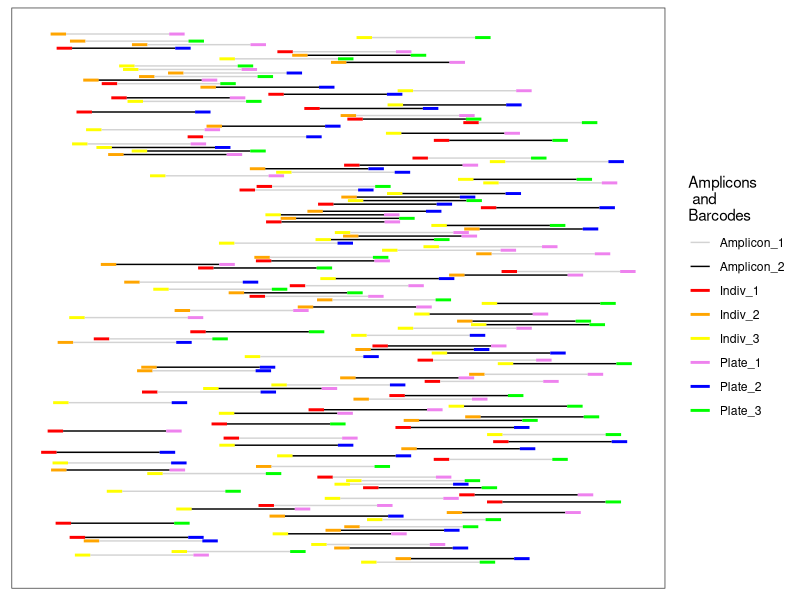
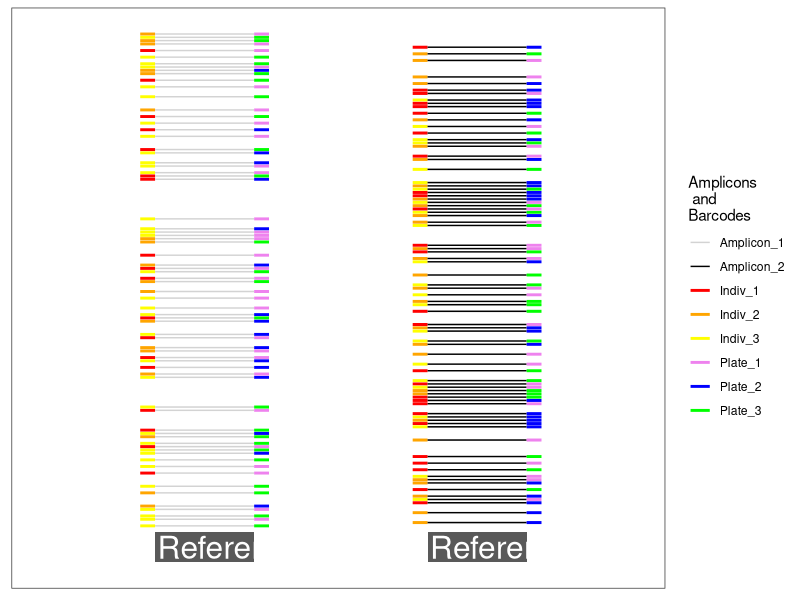
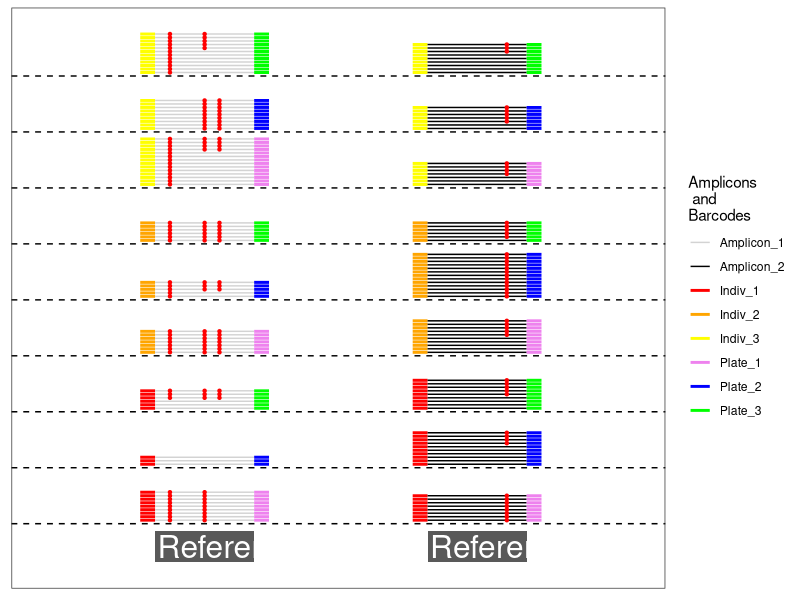
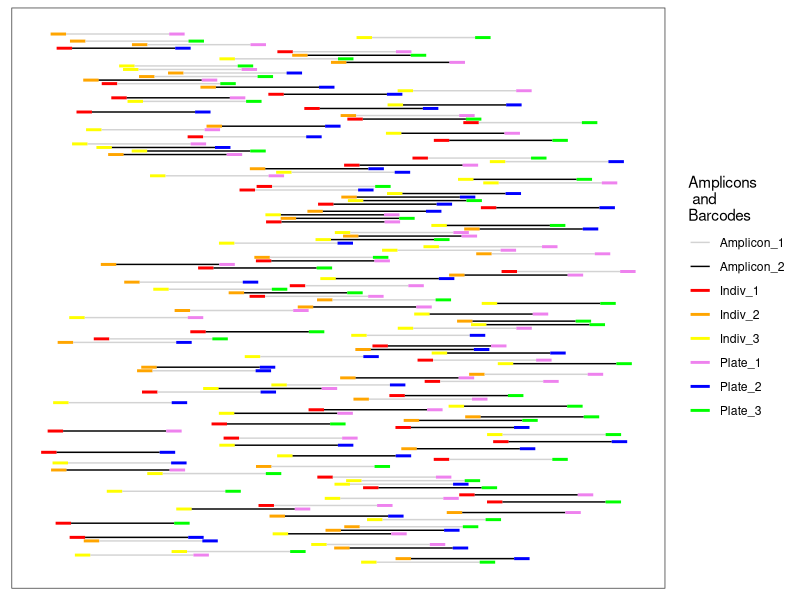
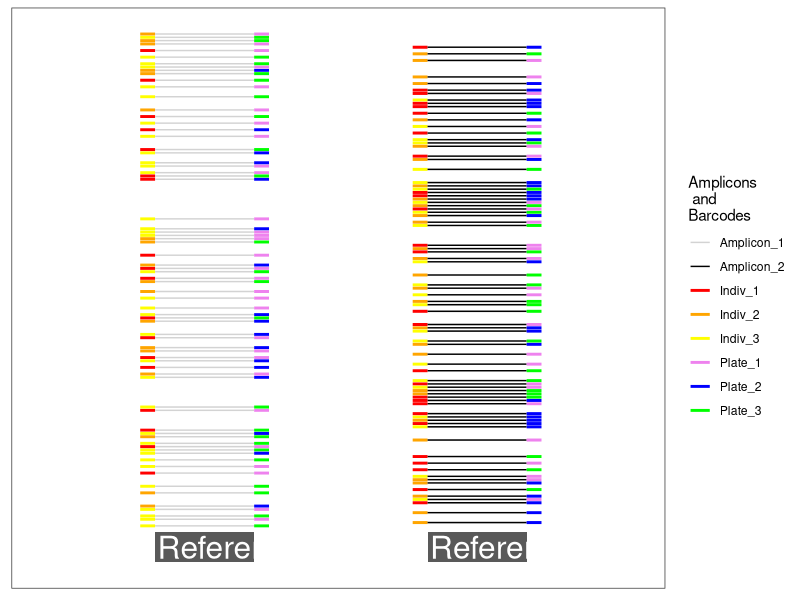
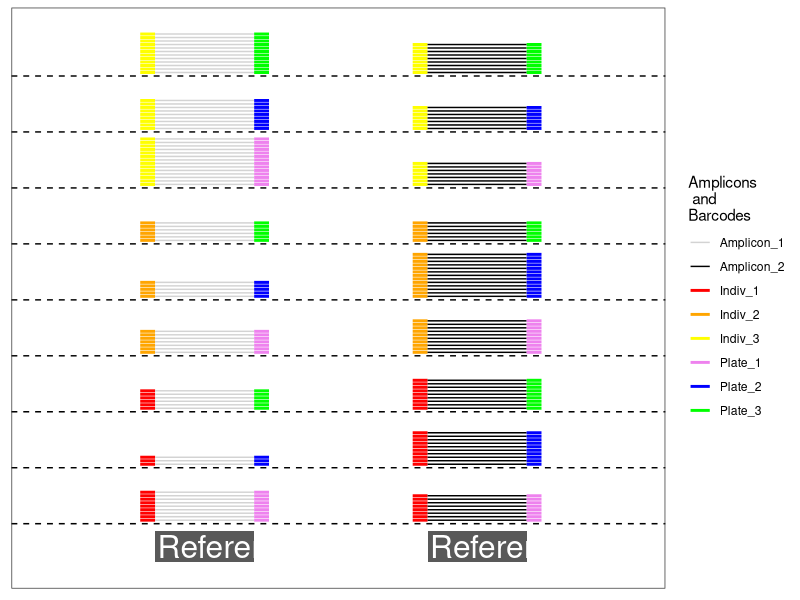
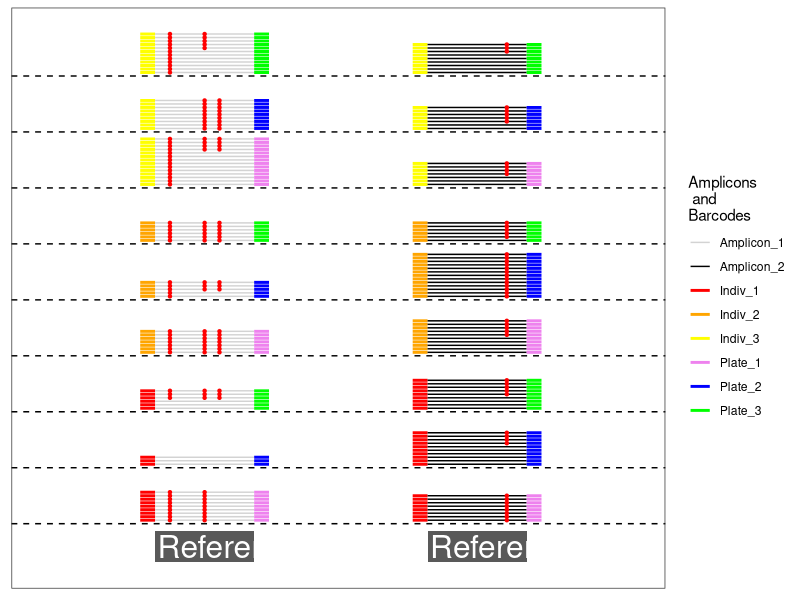

Reproduce these figures in R, in order.

library(ggplot2)
library(dplyr)



n <- 150  # number of sequences to do
sl <- 20  # sequence length
bcl <- 3 # bar code length



set.seed(5)


inds <- sample(x = c("Indiv_1", "Indiv_2", "Indiv_3"), size = n, replace = TRUE)
plates <- sample(x = c("Plate_1", "Plate_2", "Plate_3"), size = n, replace = TRUE)
amplicons <- sample(c("Amplicon_1", "Amplicon_2"), size = n, replace = TRUE)


# make a data frame of sequences
df <- data_frame(ID = 1:n) %>%
  mutate(y = sample(ID) * 2,
         xstart = runif(n(), min = 2, max = 120 - sl - 2 * bcl - 2)) %>%
  mutate(bc1end = xstart + bcl,
         bc2start = bc1end + sl,
         bc2end = bc2start + bcl) %>%
  mutate(ind = inds,
         plate = plates,
         amplicon = amplicons)


ggplot(df) +
  geom_segment(mapping = aes(x = xstart, xend = bc1end, y = y, yend = y, colour = ind), size = 1.0) +
  geom_segment(mapping = aes(x = bc1end, xend = bc2start, y = y, yend = y, colour = amplicon)) +
  geom_segment(mapping = aes(x = bc2start, xend = bc2end, y = y, yend = y, colour = plate), size = 1.0) +
  theme_bw() +
  theme(axis.title = element_blank(),
        axis.ticks = element_blank(),
        axis.text = element_blank(),
        panel.grid = element_blank()) + 
  scale_colour_manual(name = "Amplicons\n and\nBarcodes",
                      values = c("lightgray", "black", "red", "orange", "yellow", "violet", "blue", "green"))




ggsave(filename = "figure-creation/output/gtseq-soup.pdf", width = 7, height = 4)



# then pull them all together into two different amplicons  
ampdb <- data_frame(
  label = c("Reference 1", "Reference 2"),
  y = 0,
  rectxstart = c(20 + bcl, 75 + bcl)
) %>%
  mutate(rectxend = rectxstart + sl,
         textx = rectxstart + 0.5,
         recty = -2)

df2 <- df %>%
  mutate(xstart = ifelse(amplicon == "Amplicon_1", 20, 75)) %>%
  mutate(bc1end = xstart + bcl,
         bc2start = bc1end + sl,
         bc2end = bc2start + bcl)


ggplot(df2) +
  geom_segment(mapping = aes(x = xstart, xend = bc1end, y = y, yend = y, colour = ind), size = 1.0) +
  geom_segment(mapping = aes(x = bc1end, xend = bc2start, y = y, yend = y, colour = amplicon)) +
  geom_segment(mapping = aes(x = bc2start, xend = bc2end, y = y, yend = y, colour = plate), size = 1.0) +
  theme_bw() +
  theme(axis.title = element_blank(),
        axis.ticks = element_blank(),
        axis.text = element_blank(),
        panel.grid = element_blank()) + 
  scale_colour_manual(name = "Amplicons\n and\nBarcodes",
                      values = c("lightgray", "black", "red", "orange", "yellow", "violet", "blue", "green")) +
  xlim(0,120) +
  geom_rect(data = ampdb, mapping = aes(xmin = rectxstart, xmax = rectxend, ymax = recty, ymin = recty - 18)) +
  geom_text(data = ampdb, mapping = aes(x = textx, y = recty - 9, label = label), colour = "white", hjust = 0, size = 8)
  



ggsave(filename = "figure-creation/output/gtseq-amps.pdf", width = 14, height = 8)



# then sort them by barcode and plot them together. This is sort of klugie, but I basically want each 
# individual to take up a height of 16.  
indht <- 16
ygroups <- df2 %>%
  group_by(ind, plate) %>%
  tally() %>%
  ungroup() %>%
  mutate(group_y = indht * 0:(n() - 1)) %>%
  select(-n)

df3 <- df2 %>%
  left_join(., ygroups) %>%
  arrange(amplicon, ind, plate) %>%
  group_by(amplicon, ind, plate) %>%
  mutate(y = group_y + 1:n())



g <- ggplot(df3) +
  geom_segment(mapping = aes(x = xstart, xend = bc1end, y = y, yend = y, colour = ind), size = 1.0) +
  geom_segment(mapping = aes(x = bc1end, xend = bc2start, y = y, yend = y, colour = amplicon)) +
  geom_segment(mapping = aes(x = bc2start, xend = bc2end, y = y, yend = y, colour = plate), size = 1.0) +
  theme_bw() +
  theme(axis.title = element_blank(),
        axis.ticks = element_blank(),
        axis.text = element_blank(),
        panel.grid = element_blank()) + 
  scale_colour_manual(name = "Amplicons\n and\nBarcodes",
                      values = c("lightgray", "black", "red", "orange", "yellow", "violet", "blue", "green")) +
  xlim(0,120) +
  geom_hline(yintercept = 0:8 * indht, linetype = "dashed")  +
  geom_rect(data = ampdb, mapping = aes(xmin = rectxstart, xmax = rectxend, ymax = recty, ymin = recty - 9)) +
  geom_text(data = ampdb, mapping = aes(x = textx, y = recty - 4.5, label = label), colour = "white", hjust = 0, size = 8.0)



ggsave(filename = "figure-creation/output/gtseq-demultiplexed.pdf", width = 14, height = 8)


# now, we are going to want to create haplotypes for these individuals to carry.
haps <- read.table("figure-creation/inputs/haplos.txt", header = TRUE, stringsAsFactors = FALSE) %>%
  tbl_df()

# and now we are going to want to assign haplotypes to each individual randomly
assign_haps <- function(amp) {
  if(amp[1] == "Amplicon_1") {
    nHap <- 5
  } else {
    nHap <- 2
  }
  n <- length(amp)
  
  nh1 <- rbinom(1, size = n, prob = 0.5)
  haps <- sort(c(sample(1:nHap, size = 1), sample(1:nHap, size = 1)))
  rep(haps, c(nh1, n - nh1)) 
}

df4 <- df3  %>%
  group_by(amplicon, ind, plate) %>%
  mutate(haplotype = assign_haps(amplicon)) %>%
  ungroup() %>%
  left_join(haps)  %>%
  mutate(snp_x = bc1end + pos)

g + 
  geom_point(data = df4, mapping = aes(x = snp_x, y = y), colour = "red", size = 0.85)

ggsave(filename = "figure-creation/output/gtseq-snps.pdf", width = 14, height = 8)
